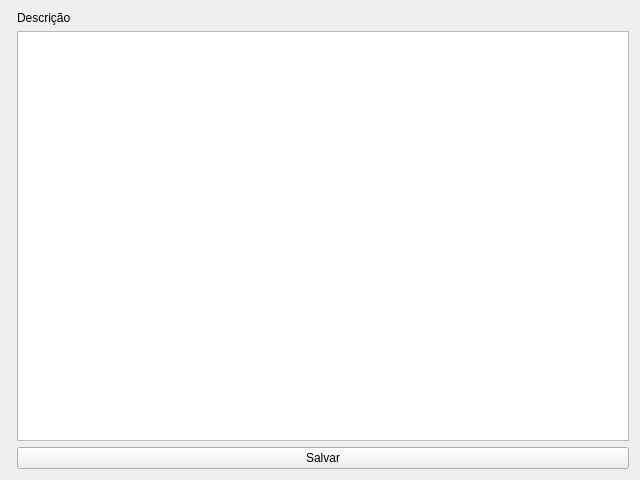
<?xml version="1.0" encoding="UTF-8"?>
<ui version="4.0">
 <class>NewModalityWindow</class>
 <widget class="QWidget" name="NewModalityWindow">
  <property name="geometry">
   <rect>
    <x>0</x>
    <y>0</y>
    <width>640</width>
    <height>480</height>
   </rect>
  </property>
  <property name="windowTitle">
   <string>Form</string>
  </property>
  <layout class="QHBoxLayout" name="horizontalLayout">
   <item>
    <layout class="QFormLayout" name="formLayout">
     <item row="0" column="1">
      <widget class="QLabel" name="label">
       <property name="text">
        <string>Descrição</string>
       </property>
      </widget>
     </item>
     <item row="1" column="1">
      <widget class="QTextEdit" name="descriptionText"/>
     </item>
     <item row="2" column="1">
      <widget class="QPushButton" name="saveButton">
       <property name="text">
        <string>Salvar</string>
       </property>
      </widget>
     </item>
    </layout>
   </item>
  </layout>
 </widget>
 <resources/>
 <connections/>
</ui>
